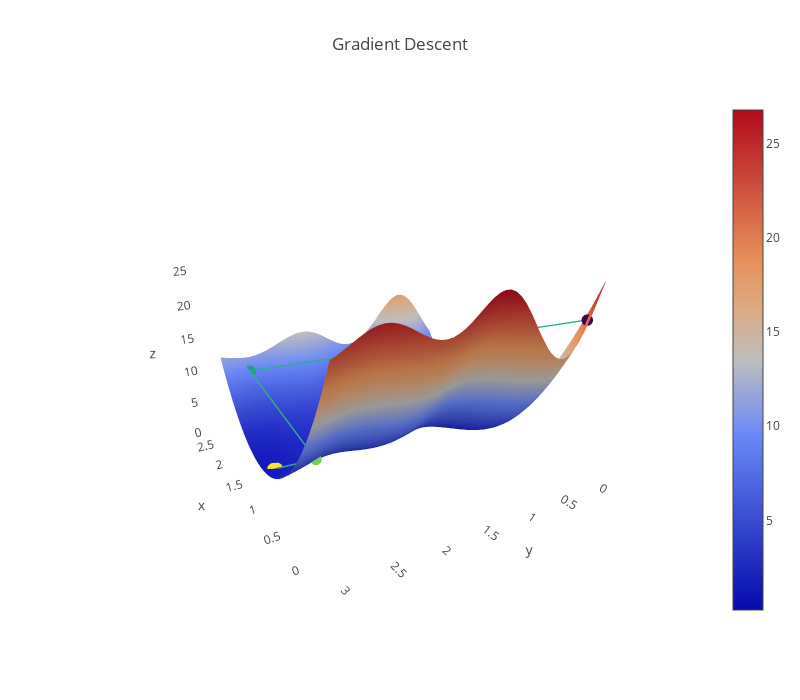

Here is the notebook cell this chart was saved with:
### Code cell
# Run me to see another 3D plot (gradient descent with decaying alpha)
plot_3d(ts_decay[:, 0], ts_decay[:, 1], loss_decay, l2_loss, sin_model, x, y)
